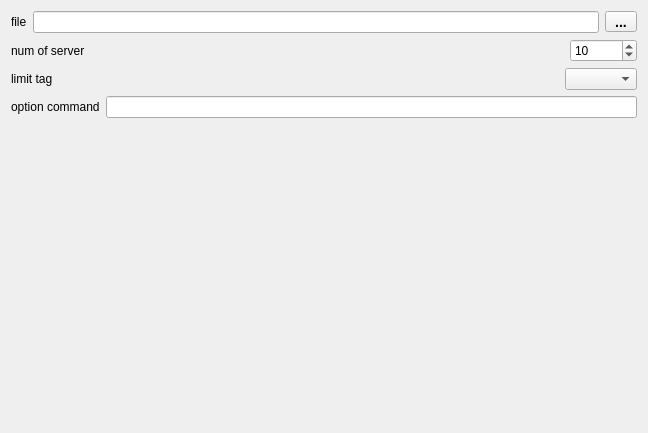
<?xml version="1.0" encoding="UTF-8"?>
<ui version="4.0">
 <class>TaskAeWidget</class>
 <widget class="QWidget" name="TaskAeWidget">
  <property name="geometry">
   <rect>
    <x>0</x>
    <y>0</y>
    <width>648</width>
    <height>433</height>
   </rect>
  </property>
  <property name="acceptDrops">
   <bool>true</bool>
  </property>
  <property name="windowTitle">
   <string>spool ae</string>
  </property>
  <layout class="QVBoxLayout" name="verticalLayout">
   <item>
    <layout class="QHBoxLayout" name="horizontalLayout_5">
     <item>
      <widget class="QLabel" name="label_3">
       <property name="text">
        <string>file</string>
       </property>
      </widget>
     </item>
     <item>
      <widget class="QLineEdit" name="lineEditFileName"/>
     </item>
     <item>
      <widget class="QPushButton" name="pushButtonFileNameRef">
       <property name="styleSheet">
        <string notr="true">QPushButton {
padding: 3px;
font: bold 14px;
padding-left: 5px;
padding-right: 5px;
min-width: 20px;
max-width: 20px;
min-height: 13px;
max-height: 13px;
}</string>
       </property>
       <property name="text">
        <string>...</string>
       </property>
      </widget>
     </item>
    </layout>
   </item>
   <item>
    <layout class="QHBoxLayout" name="horizontalLayout_7">
     <item>
      <widget class="QLabel" name="label_6">
       <property name="text">
        <string>num of server</string>
       </property>
      </widget>
     </item>
     <item>
      <spacer name="horizontalSpacer_4">
       <property name="orientation">
        <enum>Qt::Horizontal</enum>
       </property>
       <property name="sizeHint" stdset="0">
        <size>
         <width>40</width>
         <height>20</height>
        </size>
       </property>
      </spacer>
     </item>
     <item>
      <widget class="QSpinBox" name="spinBoxServerNum">
       <property name="minimum">
        <number>1</number>
       </property>
       <property name="maximum">
        <number>1000000</number>
       </property>
       <property name="value">
        <number>10</number>
       </property>
      </widget>
     </item>
    </layout>
   </item>
   <item>
    <layout class="QHBoxLayout" name="horizontalLayout">
     <item>
      <widget class="QLabel" name="label">
       <property name="text">
        <string>limit tag</string>
       </property>
      </widget>
     </item>
     <item>
      <spacer name="horizontalSpacer">
       <property name="orientation">
        <enum>Qt::Horizontal</enum>
       </property>
       <property name="sizeHint" stdset="0">
        <size>
         <width>40</width>
         <height>20</height>
        </size>
       </property>
      </spacer>
     </item>
     <item>
      <widget class="QComboBox" name="comboBoxLimitTag"/>
     </item>
    </layout>
   </item>
   <item>
    <layout class="QHBoxLayout" name="horizontalLayout_3">
     <item>
      <widget class="QLabel" name="label_2">
       <property name="text">
        <string>option command</string>
       </property>
      </widget>
     </item>
     <item>
      <widget class="QLineEdit" name="lineEditOptionCommand"/>
     </item>
    </layout>
   </item>
   <item>
    <spacer name="verticalSpacer">
     <property name="orientation">
      <enum>Qt::Vertical</enum>
     </property>
     <property name="sizeHint" stdset="0">
      <size>
       <width>20</width>
       <height>40</height>
      </size>
     </property>
    </spacer>
   </item>
  </layout>
 </widget>
 <resources/>
 <connections/>
</ui>
